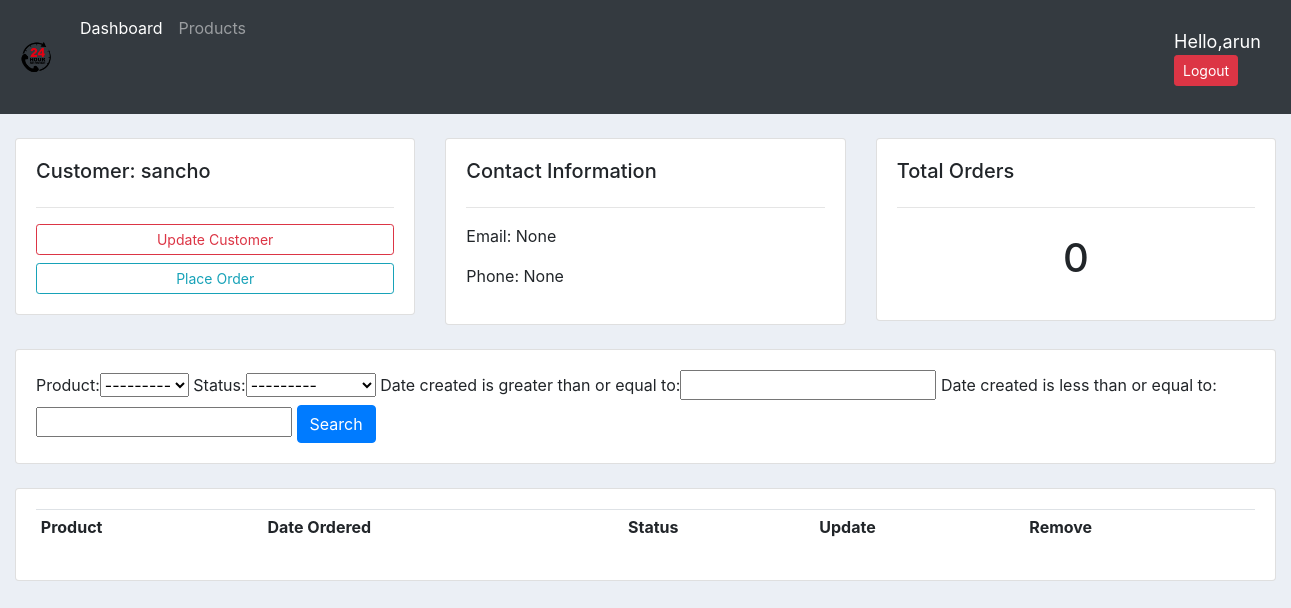
The page /customer/6/ (signed in) on the database its author committed.
### accounts/models.py (models this page shows, shortened)
class Customer(models.Model):
    user = models.OneToOneField(User,blank=True, null=True, on_delete=models.CASCADE)
    name = models.CharField(max_length=100,null=True)
    phone = models.CharField(max_length=200,null=True)
    Email = models.EmailField(max_length=200, null=True)
    profile_pic = models.ImageField(default='Profile.png',null=True, blank=True)
    date_created = models.DateTimeField(auto_now_add=True, null=True)

### accounts/decorators.py (the view)
        def wrapper_func(request, *args, **kwargs):
            group = None
            if request.user.groups.exists():
                group = request.user.groups.all()[0].name
            if group in allowed_roles:
                return view_func(request, *args, **kwargs)
            else:
                return HttpResponse("You are not authorized to view this page")

### accounts/models.py (called while the page is built)
    def __str__(self):
        return  self.name

### accounts/views.py (called while the page is built)
@login_required(login_url='login')
@allowed_users(allowed_roles=['admin'])
def customer(request,customer_id):
    customer = Customer.objects.get(id=customer_id)
    order = customer.order_set.all()
    myFilter = OrderFilter(request.GET, queryset=order)
    order = myFilter.qs
    context = {'customer':customer, 'order':order,'myFilter':myFilter}
    return render(request,'accounts/customer.html',context)

### accounts/templates/accounts/customer.html (shortened to what this page needs)
{% extends 'accounts/main.html'%}
{% block content %}
<br>
<div class="row" style="margin-left: auto; margin-right: auto;">
    <div class="col-md">
        <div class="card card-body">
            <h5>Customer: {{ customer.name }}</h5>
            <hr>
            <a href="" class="btn btn-outline-danger btn-sm btn-block">Update Customer</a>
            <a  class="btn btn-outline-info btn-sm btn-block" href="{% url 'create_order' customer.id %}">Place Order</a>
        </div>
    </div>
    <div class="col-md">
        <div class="card card-body">
            <h5>Contact Information</h5>
            <hr>
            <p>Email: {{ customer.Email}}</p>
            <p>Phone: {{ customer.phone}}</p>
        </div>
    </div>
    <div class="col-md">
        <div class="card card-body">
            <h5>Total Orders</h5>
            <hr>
            <h1 style="text-align:center;padding:10px">{{ order.count }}</h1>
        </div>
    </div>
</div>
<br>
<div class="row" style="margin-left: auto; margin-right: auto;">
    <div class="col">
        <div class="card card-body">
            <form method="get">
                    {{ myFilter.form }}
                <button class="btn btn-primary" type="submit">Search</button>
            </form>
        </div>
    </div>
</div>
<br>
<div class="row" style="margin-left: auto; margin-right: auto;">
    <div class="col-md">
        <div class="card card-body">
            <table class="table table-sm">
                <tr>
                    <th>Product</th>
                    <th>Date Ordered</th>
                    <th>Status</th>
                    <th>Update</th>
                    <th>Remove</th>
                </tr>
            </table>
        </div>
    </div>
</div>
{% endblock %}

### accounts/templates/accounts/navbar.html (shortened to what this page needs)
{% load static %}
<nav class="navbar navbar-expand-lg navbar-dark bg-dark">
    <a class="navbar-brand" href="/"><img src="{% static 'images/logo.png' %}" id="image" style="width: 40px; height:40px"></a>
    {% if request.user.is_staff %}
    <div class="collapse navbar-collapse" id="navbarNavAltMarkup">
      <div class="navbar-nav">
        <a class="nav-item nav-link active" href="{% url 'home' %}">Dashboard </a>
        <a class="nav-item nav-link" href="{% url 'products' %}">Products</a>
    {% else %}
        <a class="nav-item nav-link active" href="{% url 'account'%}">settings </a>
      </div>
    </div>
    {% endif %}
    <div class="user">
      <span>Hello,{{ user }}</span>
      <span><a href="{% url 'logout' %}" class="btn btn-sm btn-danger">Logout</a></span>
    </div>
  </nav>

### static/css/style.css (style rules this page uses)
body { background-color: #ebeff5; }
#image { width: 40px; height: 40px; }

### accounts/templates/accounts/navbar.html (style rules this page uses)
.user { color: #fff; font-size:18px; box-sizing: border-box; margin:20px; padding: 0 0 0 900px; }

### rows shown on the page
Customer: name "sancho", Email "None", phone "None"

### other values the page prints
{{ user }} "arun"
{{ order.count }} "0"
